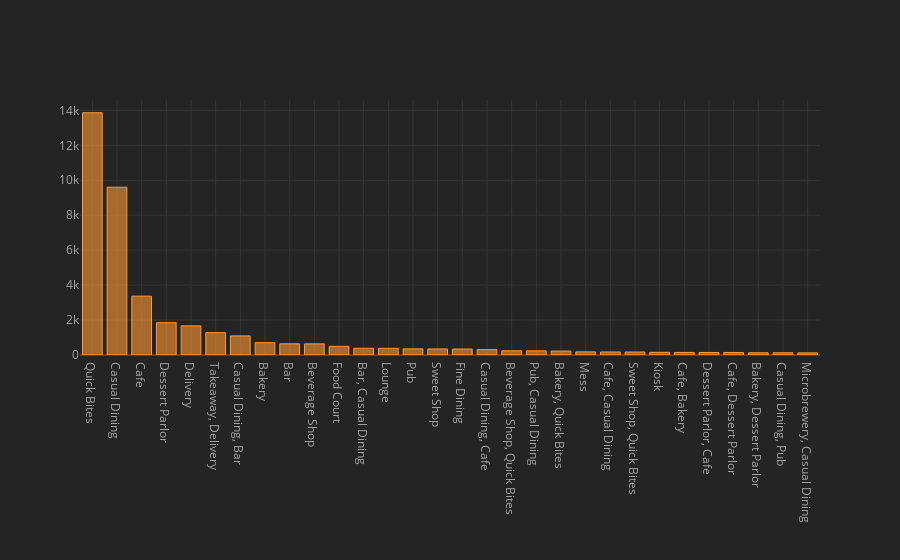

The code cell stored with this chart in its notebook:
### Markdown cell above
# Most Popular Restaurant types

### Code cell
df.rest_type.value_counts().head(30).iplot(kind="bar")

### Figure 1 — Plotly figure (JSON) as saved in the notebook; plotly's stock layout.template omitted (floating-point values rounded to 4 significant figures)
{"data": [{"marker": {"color": "rgba(255, 153, 51, 0.6)", "line": {"color": "rgba(255, 153, 51, 1.0)", "width": 1}}, "name": "rest_type", "orientation": "v", "text": "", "type": "bar", "x": ["Quick Bites", "Casual Dining", "Cafe", "Dessert Parlor", "Delivery", "Takeaway, Delivery", "Casual Dining, Bar", "Bakery", "Bar", "Beverage Shop", "Food Court", "Bar, Casual Dining", "Lounge", "Pub", "Sweet Shop", "Fine Dining", "Casual Dining, Cafe", "Beverage Shop, Quick Bites", "Pub, Casual Dining", "Bakery, Quick Bites", "Mess", "Cafe, Casual Dining", "Sweet Shop, Quick Bites", "Kiosk", "Cafe, Bakery", "Dessert Parlor, Cafe", "Cafe, Dessert Parlor", "Bakery, Dessert Parlor", "Casual Dining, Pub", "Microbrewery, Casual Dining"], "y": [13866, 9605, 3368, 1850, 1666, 1278, 1092, 704, 640, 638, 496, 385, 381, 351, 346, 342, 310, 239, 236, 225, 180, 173, 171, 152, 146, 144, 144, 127, 127, 121]}], "layout": {"legend": {"bgcolor": "#242424", "font": {"color": "#F4F4F4"}}, "paper_bgcolor": "#242424", "plot_bgcolor": "#242424", "title": {"font": {"color": "#F4F4F4"}}, "xaxis": {"gridcolor": "#343434", "showgrid": true, "tickfont": {"color": "#A4A4A4"}, "title": {"font": {"color": "#A4A4A4"}, "text": ""}, "zerolinecolor": "#444444"}, "yaxis": {"gridcolor": "#343434", "showgrid": true, "tickfont": {"color": "#A4A4A4"}, "title": {"font": {"color": "#A4A4A4"}, "text": ""}, "zerolinecolor": "#444444"}}}
